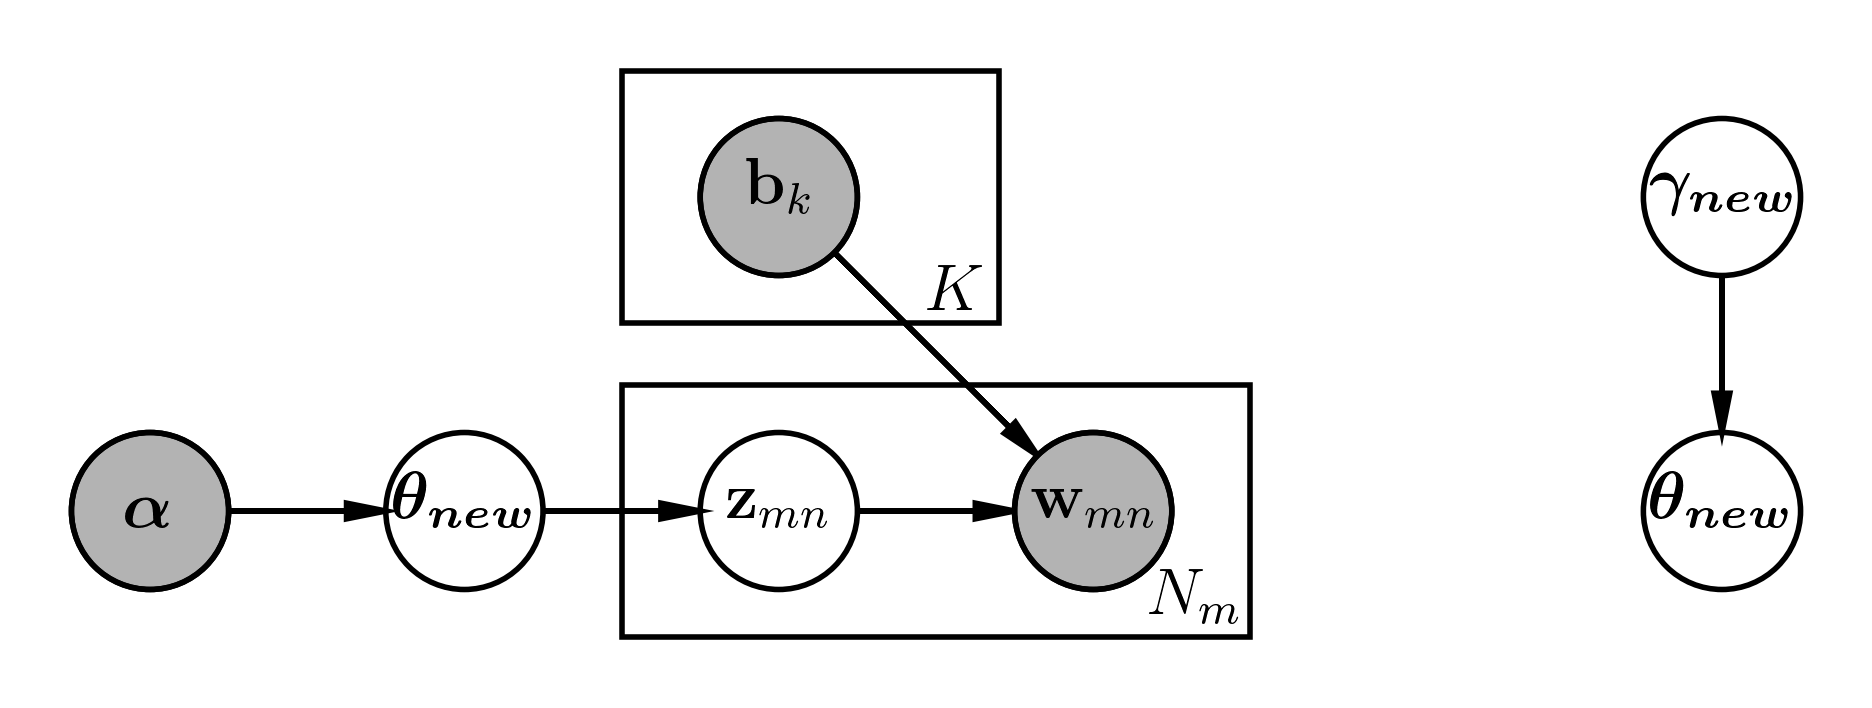

This figure's Python source:
import daft
from matplotlib import rc


import matplotlib.pyplot as plt
import matplotlib

plt.rc('text', usetex=True)
plt.rc('text.latex', preamble=r'\usepackage{amsmath}\usepackage{amssymb}\usepackage{bm}')

rc("font", family="serif", size=12)
rc("text", usetex=True)


# Colors.
p_color = {"ec": "#46a546"}
s_color = {"ec": "#f89406"}

pgm = daft.PGM()

n = daft.Node( "alpha",  r"$\bm{\alpha}$",    0, 0, observed = True )
n.va = "baseline"
pgm.add_node( n )
pgm.add_node( "theta_new", r"$\bm{\theta_{new}$", 1, 0 )
pgm.add_node( "z_mn",      r"$\mathbf{z}_{mn}$",  2, 0 )
pgm.add_node( "w_mn",      r"$\mathbf{w}_{mn}$",  3, 0, observed = True )
pgm.add_node( "b_k",       r"$\mathbf{b}_{k}$",   2, 1, observed = True )


pgm.add_node( "theta_new2", r"$\bm{\theta_{new}$", 5, 0 )
pgm.add_node( "gamma_new", r"$\bm{\gamma_{new}$",  5, 1 )

# Edges.
pgm.add_edge( "alpha",     "theta_new" )
pgm.add_edge( "theta_new", "z_mn"      )
pgm.add_edge( "z_mn",      "w_mn"      )
pgm.add_edge( "b_k",       "w_mn"      )

pgm.add_edge( "gamma_new", "theta_new2" )

# And a plate.
pgm.add_plate( [1.5,  0.6, 1.2, 0.8 ], label = r"$K$",   label_offset = [  55, 0 ] )
pgm.add_plate( [1.5, -0.4, 2,   0.8 ], label=r"$N_{m}$", label_offset = [  95, 0 ] )

# Render and save.
pgm.render()
pgm.savefig("lda_inference.pdf")
pgm.savefig("lda_inference.png", dpi=400)
